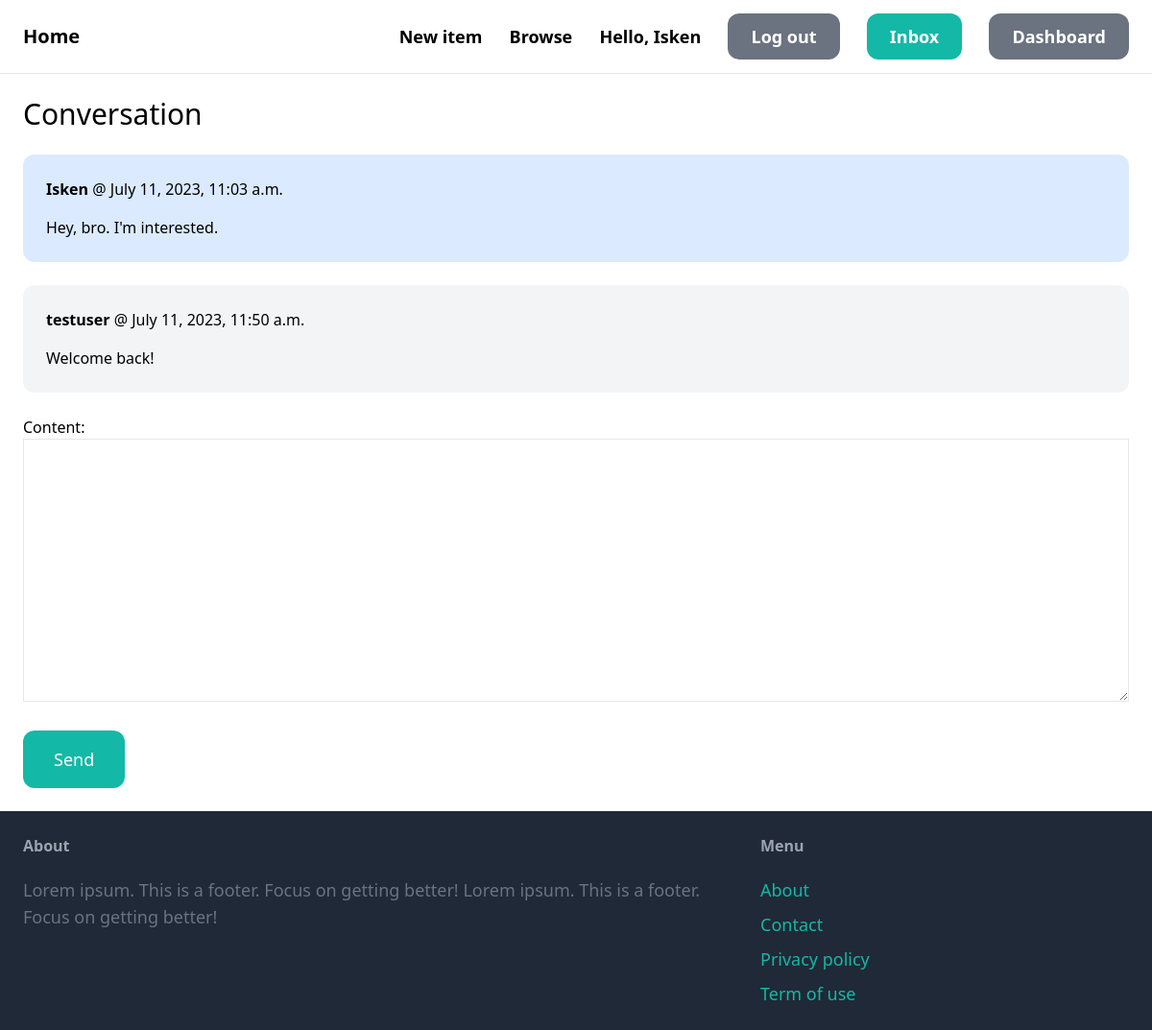
/inbox/5/jacket/ (signed in), run on the app's committed database.
### conversation/models.py (models this page shows, shortened)
class ConversationMessage(models.Model):
    conversation = models.ForeignKey(
        Conversation, related_name="messages", on_delete=models.CASCADE
    )
    slug = models.SlugField(max_length=200, blank=True, null=True)
    content = models.TextField()
    created_at = models.DateTimeField(auto_now_add=True)
    created_by = models.ForeignKey(
        User, related_name="created_messages", on_delete=models.CASCADE
    )

### conversation/views.py (the view)
# urls.py: path("<int:id>/<slug:slug>/", views.detail, name="detail"),
@login_required
def detail(request, id, slug):
    conversation = Conversation.objects.filter(members__in=[request.user.id]).get(
        id=id, slug=slug
    )
    if request.method == "POST":
        form = ConversationMessageForm(request.POST)
        if form.is_valid():
            conversation_message = form.save(commit=False)
            conversation_message.conversation = conversation
            conversation_message.created_by = request.user
            conversation_message.save()
            conversation.save()
            return redirect("conversation:detail", id=id, slug=slug)
    else:
        form = ConversationMessageForm()
    return render(
        request,
        "conversation/detail.html",
        {"conversation": conversation, "form": form},
    )

### conversation/forms.py
class ConversationMessageForm(forms.ModelForm):
    class Meta:
        model = ConversationMessage
        fields = ("content",)
        widgets = {
            "content": forms.Textarea(
                attrs={"class": "w-full py-4 px-6 rounderd-xl border"}
            )
        }

### conversation/templates/conversation/detail.html (shortened to what this page needs)
{% extends 'shop/base.html' %}
{% load static %}
{% block content %}
    <h1 class="mb-6 text-3xl">Conversation</h1>
    <div class="space-y-6">
        {% for message in conversation.messages.all %}
            <div class="p-6 flex {% if message.created_by == request.user %} bg-blue-100{% else %} bg-gray-100{% endif %} rounded-xl">
                <div>
                    <p class="mb-4"><strong>{{ message.created_by.username }}</strong> @ {{ message.created_at }}</p>
                    <p>{{ message.content }}</p>
                </div>
            </div>
        {% endfor %}
    </div>
    <form action="." method="post" class="mt-6">
        {{ form.as_p }}
        <button class="mt-6 py-4 px-8 text-lg bg-teal-500 hover:bg-teal-700 rounded-xl text-white">Send</button>
    </form>
{% endblock content %}

### shop/templates/shop/base.html (shortened to what this page needs)
{% load static %}
<!DOCTYPE html>
<html lang="en">
<head>
    <script src="https://cdn.tailwindcss.com"></script>
</head>
<body>
    <nav class="py-6 px-6 flex justify-between items-center border-b border-gray-200">
        <a href="/" class="text-xl font-semibold">Home</a>
        <div class="space-x-6">
            {% if request.user.is_authenticated %}
            <a href="{% url 'add_item' %}" class="text-lg font-semibold hover:text-gray-500">New item</a>
            <a href="{% url 'browse' %}" class="text-lg font-semibold hover:text-gray-500">Browse</a>
            <a href="#" class="text-lg font-bold">Hello, {{ user.username }}</a>
            <a href="{% url 'logout' %}" class="px-6 py-3 text-lg font-semibold bg-gray-500 text-white
            rounded-xl hover:bg-gray-700">Log out</a>
            <a href="{% url 'conversation:inbox' %}" class="px-6 py-3 text-lg font-semibold bg-teal-500 text-white
            rounded-xl hover:bg-teal-700">Inbox</a>
            <a href="{% url 'dashboard' %}" class="px-6 py-3 text-lg font-semibold bg-gray-500 text-white
            rounded-xl hover:bg-gray-700">Dashboard</a>
            {% else %}
            <a href="{% url 'signup' %}" class="px-6 py-3 text-lg font-semibold bg-teal-500 text-white
            rounded-xl hover:bg-teal-700">Sign up</a>
            <a href="{% url 'login' %}" class="px-6 py-3 text-lg font-semibold bg-gray-500 text-white
            rounded-xl hover:bg-gray-700">Log in</a>
            {% endif %}
        </div>
    </nav>
    <div class="py-6 px-6">
        {% block content %}
        {% endblock content %}
    </div>
    <footer class="py-6 px-6 flex justify-between bg-gray-800">
        <div class="w-2/3 pr-10">
            <h3 class="mb-5 font-semibold text-gray-400">About</h3>
            <p class="text-lg text-gray-500">Lorem ipsum. This is a footer. Focus on getting better! Lorem ipsum. This is a footer. Focus on getting better!</p>
        </div>
        <div class="w-1/3">
            <h3 class="mb-5 font-semibold text-gray-400">Menu</h3>
            <ul class="space-y-2">
                <li><a href="#" class="text-lg text-teal-500 hover:text-teal-700">About</a></li>
                <li><a href="#" class="text-lg text-teal-500 hover:text-teal-700">Contact</a></li>
                <li><a href="#" class="text-lg text-teal-500 hover:text-teal-700">Privacy policy</a></li>
                <li><a href="#" class="text-lg text-teal-500 hover:text-teal-700">Term of use</a></li>
            </ul>
        </div>
    </footer>
</body>
</html>

### data on the page
ConversationMessage: created_by.username "Isken", created_at "July 11, 2023, 11:03 a.m.", content "Hey, bro. I'm interested."
ConversationMessage: created_by.username "testuser", created_at "July 11, 2023, 11:50 a.m.", content "Welcome back!"

### other printed values
{{ user.username }} "Isken"
